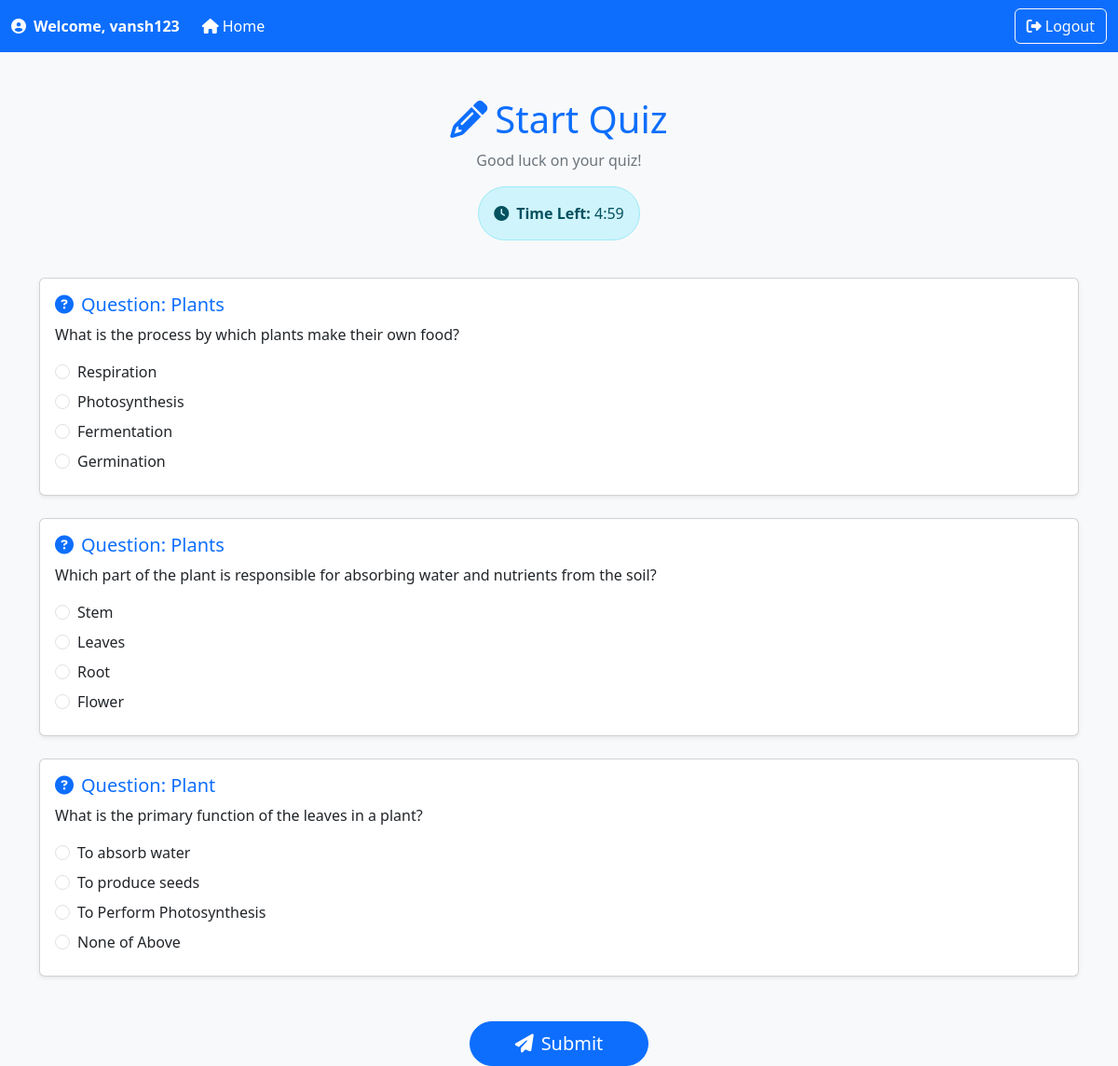
The app's page /start_quiz/1 (signed in) with its own data.
### app.py (models this page shows)
class Question(db.Model):
    id=db.Column(db.Integer,primary_key=True)
    name=db.Column(db.String(150),nullable=False)
    question_statement=db.Column(db.Text,nullable=False)
    option1=db.Column(db.String(150),nullable=False)
    option2=db.Column(db.String(150),nullable=False)
    option3=db.Column(db.String(150),nullable=False)
    option4=db.Column(db.String(150),nullable=False)
    answer=db.Column(db.String(150),nullable=False)
    quiz_id = db.Column(db.Integer, db.ForeignKey('quiz.id', ondelete="CASCADE"), nullable=False)
    quiz=db.relationship('Quiz',back_populates='questions')

### app.py (the view, shortened to what this page needs)
@app.route('/start_quiz/<int:quiz_id>',methods=['GET','POST'])
def start_quiz(quiz_id):
    if session.get('username') is None:
        return redirect(url_for('login'))
    quiz=Quiz.query.get(quiz_id)
    questions=Question.query.filter_by(quiz_id=quiz_id).all()
    time = quiz.time_of_quiz * 60  # Convert minutes to seconds
    return render_template('start_quiz.html',quiz=quiz,questions=questions,time=time)

### templates/start_quiz.html (shortened to what this page needs)
<!DOCTYPE html>
<html lang="en">
<head>
    <link href="https://cdn.jsdelivr.net/npm/bootstrap@5.3.0-alpha1/dist/css/bootstrap.min.css" rel="stylesheet">
    <link rel="stylesheet" href="https://cdnjs.cloudflare.com/ajax/libs/font-awesome/6.1.1/css/all.min.css">
</head>
<body class="bg-light">
    <nav class="navbar navbar-expand-lg navbar-dark bg-primary">
        <div class="container-fluid">
            <span class="navbar-text fw-bold text-white me-3">
                <i class="fas fa-user-circle me-2"></i>Welcome, {{ session.get('username') }}
            </span>
            <div class="collapse navbar-collapse" id="navbarNavDropdown">
                <ul class="navbar-nav me-auto mb-2 mb-lg-0">
                    <li class="nav-item">
                        <a class="nav-link active" href="/user_dashboard"><i class="fas fa-home me-1"></i>Home</a>
                    </li>
                </ul>
                <a href="/login" class="btn btn-outline-light"><i class="fas fa-sign-out-alt me-1"></i>Logout</a>
            </div>
        </div>
    </nav>
    <div class="container mt-5">
        <h1 class="text-center text-primary"><i class="fas fa-pencil-alt me-2"></i>Start Quiz</h1>
        <p class="text-center text-secondary">Good luck on your quiz!</p>
        <div class="d-flex justify-content-center mb-4">
            <div class="alert alert-info p-3 rounded-pill">
                <i class="fas fa-clock me-2"></i><strong>Time Left: </strong><span id="timer">{{quiz.time_of_quiz}}</span>
            </div>
        </div>
        <div class="quiz" data-duration="{{time | int}}">
            <form action="/start_quiz/{{quiz.id}}" method="POST" id="quiz_form">
                {% for question in questions %}
                <div class="card mb-4 shadow-sm">
                    <div class="card-body">
                        <h5 class="card-title text-primary"><i class="fas fa-question-circle me-2"></i>Question: {{question.name}}</h5>
                        <p class="card-text">{{question.question_statement}}</p>
                        {% for i in range(1,5) %}
                        <div class="form-check mb-2">
                            <input class="form-check-input" type="radio" name="question-{{question.id}}" id="option{{i}}-{{question.id}}" value="{{i}}" required>
                            <label class="form-check-label" for="option{{i}}-{{question.id}}">
                                {{ question['option' ~ i] }}
                            </label>
                        </div>
                        {% endfor %}
                    </div>
                </div>
                {% endfor %}
                <div class="text-center">
                    <button type="submit" class="btn btn-primary btn-lg mt-4 px-5 rounded-pill">
                        <i class="fas fa-paper-plane me-2"></i>Submit
                    </button>
                </div>
            </form>
        </div>
    </div>
</body>
</html>

### records on screen
Question: name "Plants", question_statement "What is the process by which plants make their own food?", option1 "Respiration" "Photosynthesis" "Fermentation" "Germination"
Question: name "Plants", question_statement "Which part of the plant is responsible for absorbing water and nutrients from the soil?", option1 "Stem" "Leaves" "Root" "Flower"
Question: name "Plant", question_statement "What is the primary function of the leaves in a plant?", option1 "To absorb water" "To produce seeds" "To Perform Photosynthesis" "None of Above"

### other values on screen
{{ session.get('username') }} "vansh123"
